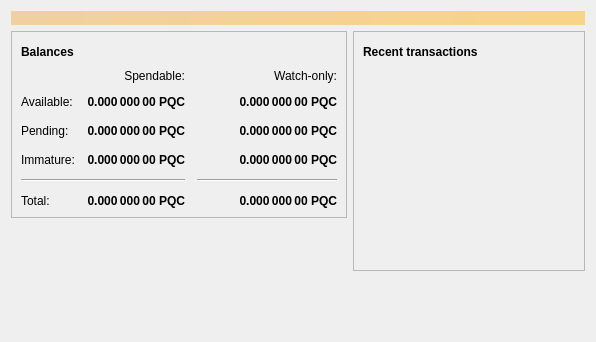
<?xml version="1.0" encoding="UTF-8"?>
<ui version="4.0">
 <class>OverviewPage</class>
 <widget class="QWidget" name="OverviewPage">
  <property name="geometry">
   <rect>
    <x>0</x>
    <y>0</y>
    <width>596</width>
    <height>342</height>
   </rect>
  </property>
  <property name="windowTitle">
   <string>Form</string>
  </property>
  <layout class="QVBoxLayout" name="topLayout">
   <item>
    <widget class="QLabel" name="labelAlerts">
     <property name="visible">
      <bool>false</bool>
     </property>
     <property name="styleSheet">
      <string notr="true">QLabel { background-color: qlineargradient(x1: 0, y1: 0, x2: 1, y2: 0, stop:0 #F0D0A0, stop:1 #F8D488); color:#000000; }</string>
     </property>
     <property name="wordWrap">
      <bool>true</bool>
     </property>
     <property name="margin">
      <number>3</number>
     </property>
     <property name="textInteractionFlags">
      <set>Qt::TextSelectableByMouse</set>
     </property>
    </widget>
   </item>
   <item>
    <layout class="QHBoxLayout" name="horizontalLayout" stretch="1,1">
     <item>
      <layout class="QVBoxLayout" name="verticalLayout_2">
       <item>
        <widget class="QFrame" name="frame">
         <property name="frameShape">
          <enum>QFrame::StyledPanel</enum>
         </property>
         <property name="frameShadow">
          <enum>QFrame::Raised</enum>
         </property>
         <layout class="QVBoxLayout" name="verticalLayout_4">
          <item>
           <layout class="QHBoxLayout" name="horizontalLayout_4">
            <item>
             <widget class="QLabel" name="label_5">
              <property name="font">
               <font>
                <weight>75</weight>
                <bold>true</bold>
               </font>
              </property>
              <property name="text">
               <string>Balances</string>
              </property>
             </widget>
            </item>
            <item>
             <widget class="QPushButton" name="labelWalletStatus">
              <property name="enabled">
               <bool>true</bool>
              </property>
              <property name="maximumSize">
               <size>
                <width>30</width>
                <height>16777215</height>
               </size>
              </property>
              <property name="toolTip">
               <string>The displayed information may be out of date. Your wallet automatically synchronizes with the Paquacoin network after a connection is established, but this process has not completed yet.</string>
              </property>
              <property name="text">
               <string/>
              </property>
              <property name="icon">
               <iconset resource="../bitcoin.qrc">
                <normaloff>:/icons/warning</normaloff>
                <disabledoff>:/icons/warning</disabledoff>:/icons/warning</iconset>
              </property>
              <property name="iconSize">
               <size>
                <width>24</width>
                <height>24</height>
               </size>
              </property>
              <property name="flat">
               <bool>true</bool>
              </property>
             </widget>
            </item>
            <item>
             <spacer name="horizontalSpacer_3">
              <property name="orientation">
               <enum>Qt::Horizontal</enum>
              </property>
              <property name="sizeHint" stdset="0">
               <size>
                <width>40</width>
                <height>20</height>
               </size>
              </property>
             </spacer>
            </item>
           </layout>
          </item>
          <item>
           <layout class="QGridLayout" name="gridLayout">
            <property name="spacing">
             <number>12</number>
            </property>
            <item row="2" column="2">
             <widget class="QLabel" name="labelWatchPending">
              <property name="font">
               <font>
                <weight>75</weight>
                <bold>true</bold>
               </font>
              </property>
              <property name="cursor">
               <cursorShape>IBeamCursor</cursorShape>
              </property>
              <property name="toolTip">
               <string>Unconfirmed transactions to watch-only addresses</string>
              </property>
              <property name="text">
               <string notr="true">0.000 000 00 PQC</string>
              </property>
              <property name="alignment">
               <set>Qt::AlignRight|Qt::AlignTrailing|Qt::AlignVCenter</set>
              </property>
              <property name="textInteractionFlags">
               <set>Qt::LinksAccessibleByMouse|Qt::TextSelectableByKeyboard|Qt::TextSelectableByMouse</set>
              </property>
             </widget>
            </item>
            <item row="2" column="1">
             <widget class="QLabel" name="labelUnconfirmed">
              <property name="font">
               <font>
                <weight>75</weight>
                <bold>true</bold>
               </font>
              </property>
              <property name="cursor">
               <cursorShape>IBeamCursor</cursorShape>
              </property>
              <property name="toolTip">
               <string>Total of transactions that have yet to be confirmed, and do not yet count toward the spendable balance</string>
              </property>
              <property name="text">
               <string notr="true">0.000 000 00 PQC</string>
              </property>
              <property name="alignment">
               <set>Qt::AlignRight|Qt::AlignTrailing|Qt::AlignVCenter</set>
              </property>
              <property name="textInteractionFlags">
               <set>Qt::LinksAccessibleByMouse|Qt::TextSelectableByKeyboard|Qt::TextSelectableByMouse</set>
              </property>
             </widget>
            </item>
            <item row="3" column="2">
             <widget class="QLabel" name="labelWatchImmature">
              <property name="font">
               <font>
                <weight>75</weight>
                <bold>true</bold>
               </font>
              </property>
              <property name="cursor">
               <cursorShape>IBeamCursor</cursorShape>
              </property>
              <property name="toolTip">
               <string>Mined balance in watch-only addresses that has not yet matured</string>
              </property>
              <property name="text">
               <string notr="true">0.000 000 00 PQC</string>
              </property>
              <property name="alignment">
               <set>Qt::AlignRight|Qt::AlignTrailing|Qt::AlignVCenter</set>
              </property>
              <property name="textInteractionFlags">
               <set>Qt::LinksAccessibleByMouse|Qt::TextSelectableByKeyboard|Qt::TextSelectableByMouse</set>
              </property>
             </widget>
            </item>
            <item row="4" column="0" colspan="2">
             <widget class="Line" name="line">
              <property name="orientation">
               <enum>Qt::Horizontal</enum>
              </property>
             </widget>
            </item>
            <item row="4" column="2">
             <widget class="Line" name="lineWatchBalance">
              <property name="sizePolicy">
               <sizepolicy hsizetype="Preferred" vsizetype="Fixed">
                <horstretch>0</horstretch>
                <verstretch>0</verstretch>
               </sizepolicy>
              </property>
              <property name="minimumSize">
               <size>
                <width>140</width>
                <height>0</height>
               </size>
              </property>
              <property name="orientation">
               <enum>Qt::Horizontal</enum>
              </property>
             </widget>
            </item>
            <item row="5" column="0">
             <widget class="QLabel" name="labelTotalText">
              <property name="text">
               <string>Total:</string>
              </property>
             </widget>
            </item>
            <item row="3" column="1">
             <widget class="QLabel" name="labelImmature">
              <property name="font">
               <font>
                <weight>75</weight>
                <bold>true</bold>
               </font>
              </property>
              <property name="cursor">
               <cursorShape>IBeamCursor</cursorShape>
              </property>
              <property name="toolTip">
               <string>Mined balance that has not yet matured</string>
              </property>
              <property name="text">
               <string notr="true">0.000 000 00 PQC</string>
              </property>
              <property name="alignment">
               <set>Qt::AlignRight|Qt::AlignTrailing|Qt::AlignVCenter</set>
              </property>
              <property name="textInteractionFlags">
               <set>Qt::LinksAccessibleByMouse|Qt::TextSelectableByKeyboard|Qt::TextSelectableByMouse</set>
              </property>
             </widget>
            </item>
            <item row="2" column="3">
             <spacer name="horizontalSpacer_2">
              <property name="orientation">
               <enum>Qt::Horizontal</enum>
              </property>
              <property name="sizeHint" stdset="0">
               <size>
                <width>40</width>
                <height>20</height>
               </size>
              </property>
             </spacer>
            </item>
            <item row="3" column="0">
             <widget class="QLabel" name="labelImmatureText">
              <property name="text">
               <string>Immature:</string>
              </property>
             </widget>
            </item>
            <item row="5" column="1">
             <widget class="QLabel" name="labelTotal">
              <property name="font">
               <font>
                <weight>75</weight>
                <bold>true</bold>
               </font>
              </property>
              <property name="cursor">
               <cursorShape>IBeamCursor</cursorShape>
              </property>
              <property name="toolTip">
               <string>Your current total balance</string>
              </property>
              <property name="text">
               <string notr="true">0.000 000 00 PQC</string>
              </property>
              <property name="alignment">
               <set>Qt::AlignRight|Qt::AlignTrailing|Qt::AlignVCenter</set>
              </property>
              <property name="textInteractionFlags">
               <set>Qt::LinksAccessibleByMouse|Qt::TextSelectableByKeyboard|Qt::TextSelectableByMouse</set>
              </property>
             </widget>
            </item>
            <item row="5" column="2">
             <widget class="QLabel" name="labelWatchTotal">
              <property name="font">
               <font>
                <weight>75</weight>
                <bold>true</bold>
               </font>
              </property>
              <property name="cursor">
               <cursorShape>IBeamCursor</cursorShape>
              </property>
              <property name="toolTip">
               <string>Current total balance in watch-only addresses</string>
              </property>
              <property name="text">
               <string notr="true">0.000 000 00 PQC</string>
              </property>
              <property name="alignment">
               <set>Qt::AlignRight|Qt::AlignTrailing|Qt::AlignVCenter</set>
              </property>
              <property name="textInteractionFlags">
               <set>Qt::LinksAccessibleByMouse|Qt::TextSelectableByKeyboard|Qt::TextSelectableByMouse</set>
              </property>
             </widget>
            </item>
            <item row="0" column="2">
             <widget class="QLabel" name="labelWatchonly">
              <property name="text">
               <string>Watch-only:</string>
              </property>
              <property name="alignment">
               <set>Qt::AlignRight|Qt::AlignTrailing|Qt::AlignVCenter</set>
              </property>
             </widget>
            </item>
            <item row="1" column="0">
             <widget class="QLabel" name="labelBalanceText">
              <property name="text">
               <string>Available:</string>
              </property>
             </widget>
            </item>
            <item row="1" column="1">
             <widget class="QLabel" name="labelBalance">
              <property name="font">
               <font>
                <weight>75</weight>
                <bold>true</bold>
               </font>
              </property>
              <property name="cursor">
               <cursorShape>IBeamCursor</cursorShape>
              </property>
              <property name="toolTip">
               <string>Your current spendable balance</string>
              </property>
              <property name="text">
               <string notr="true">0.000 000 00 PQC</string>
              </property>
              <property name="alignment">
               <set>Qt::AlignRight|Qt::AlignTrailing|Qt::AlignVCenter</set>
              </property>
              <property name="textInteractionFlags">
               <set>Qt::LinksAccessibleByMouse|Qt::TextSelectableByKeyboard|Qt::TextSelectableByMouse</set>
              </property>
             </widget>
            </item>
            <item row="1" column="2">
             <widget class="QLabel" name="labelWatchAvailable">
              <property name="font">
               <font>
                <weight>75</weight>
                <bold>true</bold>
               </font>
              </property>
              <property name="cursor">
               <cursorShape>IBeamCursor</cursorShape>
              </property>
              <property name="toolTip">
               <string>Your current balance in watch-only addresses</string>
              </property>
              <property name="text">
               <string notr="true">0.000 000 00 PQC</string>
              </property>
              <property name="alignment">
               <set>Qt::AlignRight|Qt::AlignTrailing|Qt::AlignVCenter</set>
              </property>
              <property name="textInteractionFlags">
               <set>Qt::LinksAccessibleByMouse|Qt::TextSelectableByKeyboard|Qt::TextSelectableByMouse</set>
              </property>
             </widget>
            </item>
            <item row="2" column="0">
             <widget class="QLabel" name="labelPendingText">
              <property name="text">
               <string>Pending:</string>
              </property>
             </widget>
            </item>
            <item row="0" column="1">
             <widget class="QLabel" name="labelSpendable">
              <property name="text">
               <string>Spendable:</string>
              </property>
              <property name="alignment">
               <set>Qt::AlignRight|Qt::AlignTrailing|Qt::AlignVCenter</set>
              </property>
             </widget>
            </item>
           </layout>
          </item>
         </layout>
        </widget>
       </item>
       <item>
        <spacer name="verticalSpacer">
         <property name="orientation">
          <enum>Qt::Vertical</enum>
         </property>
         <property name="sizeHint" stdset="0">
          <size>
           <width>20</width>
           <height>40</height>
          </size>
         </property>
        </spacer>
       </item>
      </layout>
     </item>
     <item>
      <layout class="QVBoxLayout" name="verticalLayout_3">
       <item>
        <widget class="QFrame" name="frame_2">
         <property name="frameShape">
          <enum>QFrame::StyledPanel</enum>
         </property>
         <property name="frameShadow">
          <enum>QFrame::Raised</enum>
         </property>
         <layout class="QVBoxLayout" name="verticalLayout">
          <item>
           <layout class="QHBoxLayout" name="horizontalLayout_2">
            <item>
             <widget class="QLabel" name="label_4">
              <property name="font">
               <font>
                <weight>75</weight>
                <bold>true</bold>
               </font>
              </property>
              <property name="text">
               <string>Recent transactions</string>
              </property>
             </widget>
            </item>
            <item>
             <widget class="QPushButton" name="labelTransactionsStatus">
              <property name="enabled">
               <bool>true</bool>
              </property>
              <property name="maximumSize">
               <size>
                <width>30</width>
                <height>16777215</height>
               </size>
              </property>
              <property name="toolTip">
               <string>The displayed information may be out of date. Your wallet automatically synchronizes with the Paquacoin network after a connection is established, but this process has not completed yet.</string>
              </property>
              <property name="text">
               <string/>
              </property>
              <property name="icon">
               <iconset resource="../bitcoin.qrc">
                <normaloff>:/icons/warning</normaloff>
                <disabledoff>:/icons/warning</disabledoff>:/icons/warning</iconset>
              </property>
              <property name="iconSize">
               <size>
                <width>24</width>
                <height>24</height>
               </size>
              </property>
              <property name="flat">
               <bool>true</bool>
              </property>
             </widget>
            </item>
            <item>
             <spacer name="horizontalSpacer">
              <property name="orientation">
               <enum>Qt::Horizontal</enum>
              </property>
              <property name="sizeHint" stdset="0">
               <size>
                <width>40</width>
                <height>20</height>
               </size>
              </property>
             </spacer>
            </item>
           </layout>
          </item>
          <item>
           <widget class="QListView" name="listTransactions">
            <property name="styleSheet">
             <string notr="true">QListView { background: transparent; }</string>
            </property>
            <property name="frameShape">
             <enum>QFrame::NoFrame</enum>
            </property>
            <property name="verticalScrollBarPolicy">
             <enum>Qt::ScrollBarAlwaysOff</enum>
            </property>
            <property name="horizontalScrollBarPolicy">
             <enum>Qt::ScrollBarAlwaysOff</enum>
            </property>
            <property name="selectionMode">
             <enum>QAbstractItemView::NoSelection</enum>
            </property>
           </widget>
          </item>
         </layout>
        </widget>
       </item>
       <item>
        <spacer name="verticalSpacer_2">
         <property name="orientation">
          <enum>Qt::Vertical</enum>
         </property>
         <property name="sizeHint" stdset="0">
          <size>
           <width>20</width>
           <height>40</height>
          </size>
         </property>
        </spacer>
       </item>
      </layout>
     </item>
    </layout>
   </item>
  </layout>
 </widget>
 <resources/>
 <connections/>
</ui>
